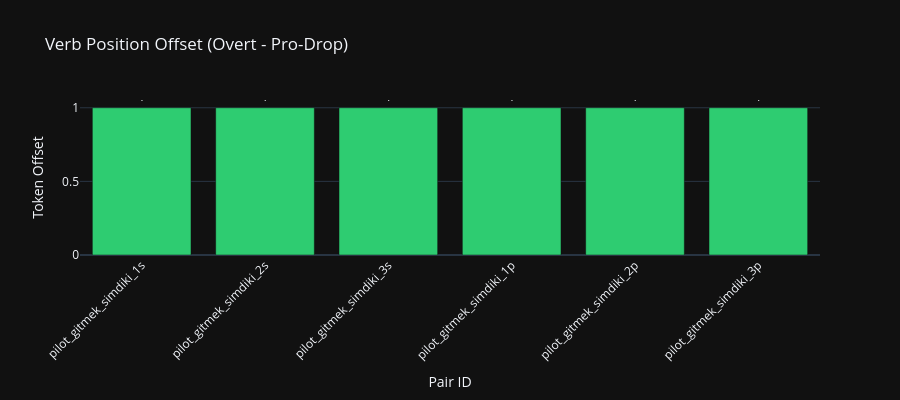

Source (notebook cell):
### Code cell
offsets = dict(zip(position_reference_df["id"], position_reference_df["verb_offset"]))
fig = viz.plot_position_offset_summary(offsets)
fig.show()

### Figure 1 — Plotly figure (JSON) as saved in the notebook; plotly's stock layout.template omitted (floating-point values rounded to 4 significant figures)
{"data": [{"marker": {"color": ["#2ECC71", "#2ECC71", "#2ECC71", "#2ECC71", "#2ECC71", "#2ECC71"]}, "text": ["1", "1", "1", "1", "1", "1"], "textposition": "outside", "type": "bar", "x": ["pilot_gitmek_simdiki_1s", "pilot_gitmek_simdiki_2s", "pilot_gitmek_simdiki_3s", "pilot_gitmek_simdiki_1p", "pilot_gitmek_simdiki_2p", "pilot_gitmek_simdiki_3p"], "y": [1, 1, 1, 1, 1, 1]}], "layout": {"height": 400, "title": {"text": "Verb Position Offset (Overt - Pro-Drop)"}, "xaxis": {"tickangle": -45, "title": {"text": "Pair ID"}}, "yaxis": {"title": {"text": "Token Offset"}}}}
